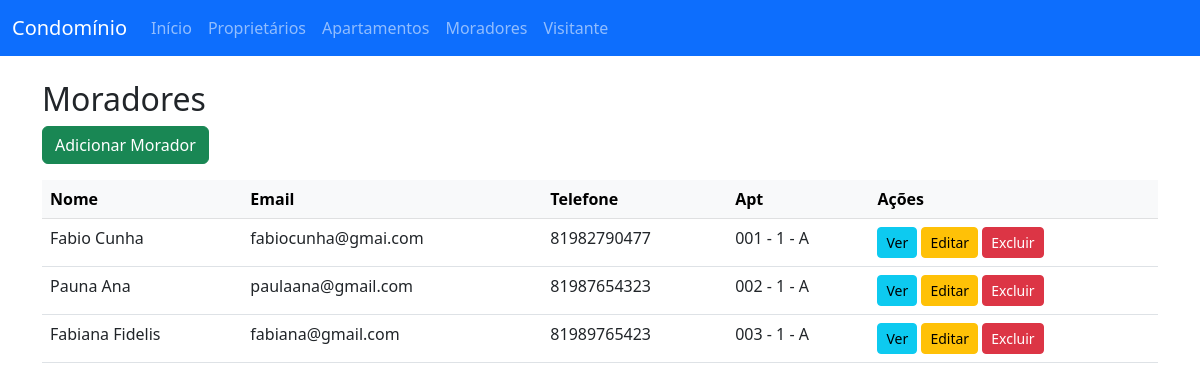
/moradores/, run on an earlier commit of the app's database.
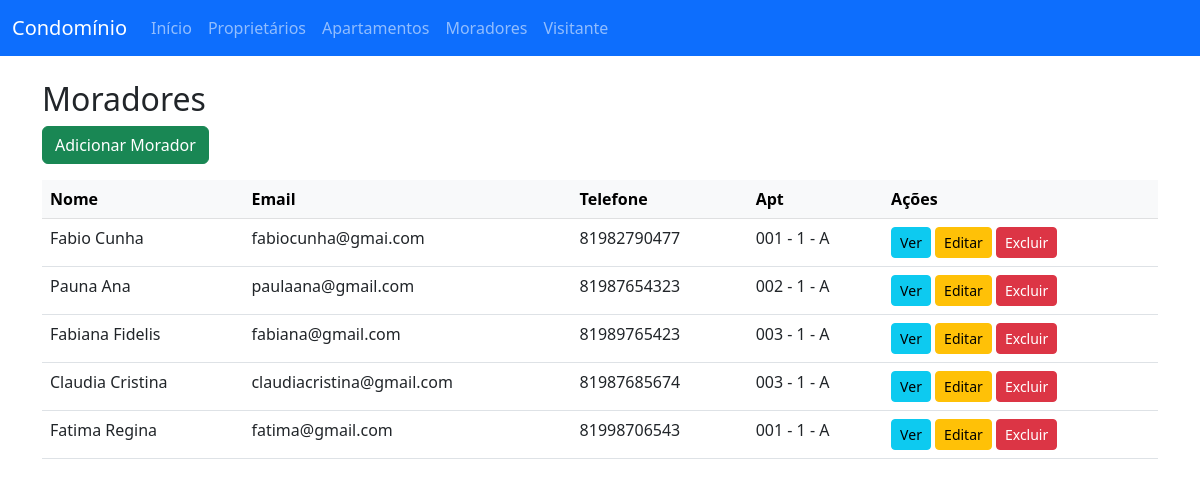
And on a later commit of the database.
### moradores/models.py (models this page shows, shortened)
class Morador(Usuario):
    apartamento = models.ForeignKey(Apartamento, on_delete=models.PROTECT, related_name="morador_apartamento")
    telefone = models.CharField(max_length=20)
    data_nascimento = models.DateField(blank=True, null=True)
    data_criacao = models.DateTimeField(auto_now_add=True)
    data_atualizacao = models.DateTimeField(auto_now=True)
    data_saida = models.DateField(blank=True, null=True)  # <- Campo adicionado
    class Meta:
        verbose_name = "Morador"
        verbose_name_plural = "Moradores"

### usuarios/models.py (models this page shows, shortened)
class Usuario(AbstractUser):
    PERFIS = (
        ('sindico', 'Síndico'),
        ('porteiro', 'Porteiro'),
        ('morador', 'Morador'),
        ('proprietario', 'Proprietário'),
    )
    perfil = models.CharField(max_length=20, choices=PERFIS)

### apartamentos/models.py (models this page shows)
class Apartamento(models.Model):
    numero = models.CharField(max_length=10, verbose_name="Número do Apartamento")
    andar = models.IntegerField(blank=True, null=True, verbose_name="Andar")
    bloco = models.CharField(max_length=10, verbose_name="Bloco/Torre")
    status = models.BooleanField(default=True, verbose_name="Status")
    proprietario = models.ForeignKey(Proprietario, on_delete=models.SET_NULL,
                   null=True,
                   blank=True,
                   related_name="proprietario_apartamento")
    data_criacao = models.DateTimeField(auto_now_add=True)
    data_atualizacao = models.DateTimeField(auto_now=True)
    class Meta:
        verbose_name = "Apartamento"
        verbose_name_plural = "Apartamentos"
        ordering = ["andar", "numero"]
        constraints = [
        models.UniqueConstraint(fields=['numero', 'bloco'], name='unique_numero_bloco')
    ]
    def __str__(self):
        bloco_str = f" - {self.bloco}" if self.bloco else ""
        andar_str = f" - {self.andar}" if self.andar else ""
        return f"{self.numero}{andar_str}{bloco_str}"

### moradores/views.py (the view)
# urls.py: path('',MoradorListView.as_view(), name='morador_list'),
class MoradorListView(ListView):
    model = Morador
    template_name = "moradores/morador_list.html"
    context_object_name = "moradores"
    paginate_by = 10

### moradores/templates/moradores/morador_list.html (shortened to what this page needs)
{% extends 'moradores/base.html' %}
{% block content %}
<h2>Moradores</h2>
<a href="{% url 'morador_create' %}" class="btn btn-success mb-3">Adicionar Morador</a>
<table class="table table-hover">
    <thead class="table-light">
        <tr>
            <th>Nome</th>
            <th>Email</th>
            <th>Telefone</th>
            <th>Apt</th>
            <th>Ações</th>
        </tr>
    </thead>
    <tbody>
    {% for morador in moradores %}
        <tr>
            <td>{{ morador.first_name }} {{ morador.last_name }}</td>
            <td>{{ morador.email }}</td>
            <td>{{ morador.telefone }}</td>
            <td>{{ morador.apartamento }}</td>
            <td>
                <a class="btn btn-sm btn-info" href="{% url 'morador_detail' morador.pk %}">Ver</a>
                <a class="btn btn-sm btn-warning" href="{% url 'morador_update' morador.pk %}">Editar</a>
                <a class="btn btn-sm btn-danger" href="{% url 'morador_delete' morador.pk %}">Excluir</a>
            </td>
        </tr>
    {% empty %}
        <tr><td colspan="4">Nenhum morador cadastrado.</td></tr>
    {% endfor %}
    </tbody>
</table>
{% endblock %}

What changed in the data, as far as the page shows it:
added Morador: first_name "Claudia", last_name "Cristina", email "claudiacristina@gmail.com", telefone "81987685674", apartamento "003 - 1 - A"
added Morador: first_name "Fatima", last_name "Regina", email "fatima@gmail.com", telefone "81998706543", apartamento "001 - 1 - A"
